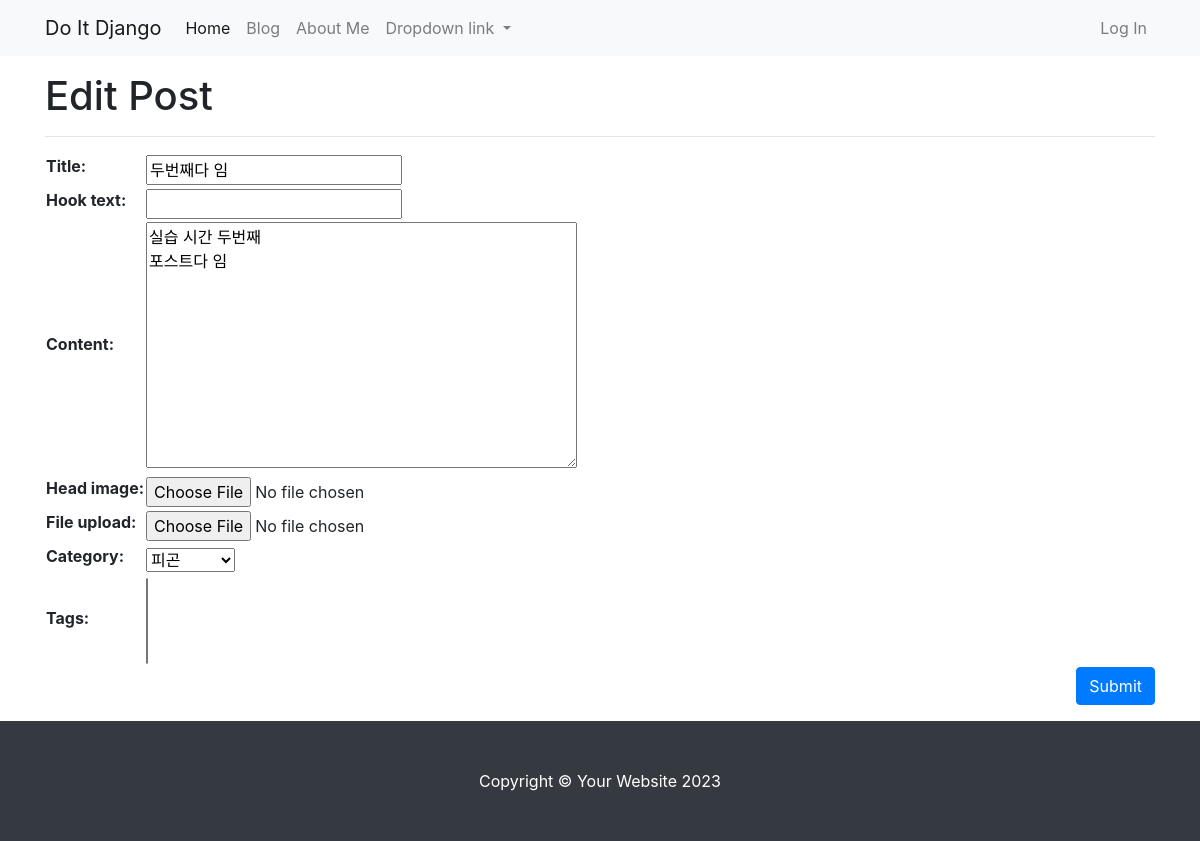
The app's page /blog/update_post/2/ (signed in) with its own data.
### blog/models.py (models this page shows, shortened)
class Post(models.Model):
    title = models.CharField(max_length=30)
    hook_text = models.CharField(max_length=100, blank=True)
    content = models.TextField()
    head_image = models.ImageField(upload_to='blog/images/%Y/%m/%d/', blank=True)
    file_upload = models.FileField(upload_to='blog/files/%Y/%m/%d/', blank=True)
    created_at = models.DateTimeField(auto_now_add=True)
    updated_at = models.DateTimeField(auto_now=True)
    author = models.ForeignKey(User, null=True, on_delete=models.SET_NULL)
    category = models.ForeignKey(Category, null=True, blank=True, on_delete=models.SET_NULL)
    tags = models.ManyToManyField(Tag, blank=True)

### blog/views.py (the view)
# urls.py: path('update_post/<int:pk>/', views.PostUpdate.as_view()),
class PostUpdate(LoginRequiredMixin, UpdateView):
    model = Post # Post 모델을 사용한다고 선언
    fields = ['title', 'hook_text', 'content', 'head_image', 'file_upload', 'category', 'tags']
    template_name = 'blog/post_update_form.html'
    def dispatch(self, request, *args, **kwargs):
        if request.user.is_authenticated and request.user == self.get_object().author:
            return super(PostUpdate, self).dispatch(request, *args, **kwargs)
        else:
            raise PermissionDenied

### blog/models.py (called while the page is built)
    def __str__(self):
        return self.name

### blog/templates/blog/post_update_form.html (shortened to what this page needs)
{% extends 'blog/base_full_width.html' %}
{% block main_area %}
    <h1>Edit Post</h1>
    <hr />
    <form method="post" enctype="multupart/form-date">
        <table>
            {{ form }}
        </table>
        <button type="submit" class="btn btn-primary float-right">Submit</button>
    </form>
{% endblock %}

### records on screen
Post: title "두번째다 임", content "실습 시간 두번째 포스트다 임", category "피곤"
